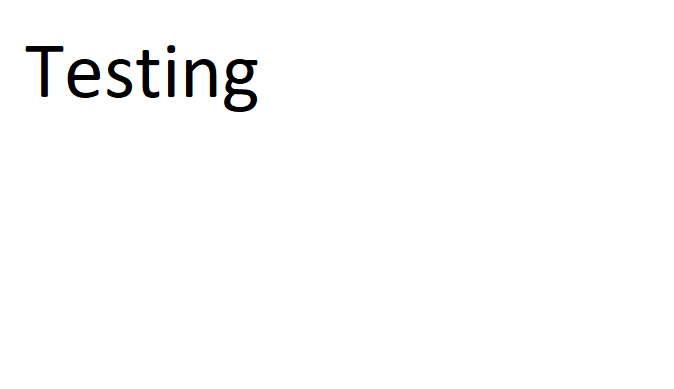
#> input picture img/ocr_example.png, 674 x 389 px, found by its file name
$ python translate.py
#> lines starting #> are read from the running program, lines starting #| are printed output that depends on the picture; after the words box and inside, x2 and y2 are one past the last pixel; in counts of white or black regions, pixels touching at a corner belong together
import cv2
import pytesseract

pytesseract.pytesseract.tesseract_cmd = r'C:\Users\alex\AppData\Local\Programs\Python\Scripts\pytesseract.exe'

img = cv2.imread("ocr_example.png")
#> img is the input picture: shape (389, 674, 3); mean B, G, R 251.4, 251.4, 251.4

gray = cv2.cvtColor(img, cv2.COLOR_BGR2GRAY)

ret, thresh1 = cv2.threshold(gray, 0, 255, cv2.THRESH_OTSU | cv2.THRESH_BINARY_INV)
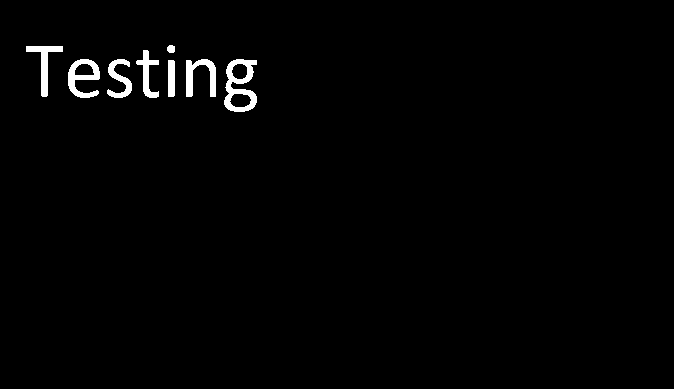
#> thresh1: shape (389, 674); 1.4% white; 8 white regions, largest, box (x1, y1, x2, y2) and area: (224, 59, 257, 112) 868, (68, 59, 100, 98) 612, (186, 59, 216, 97) 564
#> ret = 131

rect_kernel = cv2.getStructuringElement(cv2.MORPH_RECT, (18, 18))

dilation = cv2.dilate(thresh1, rect_kernel, iterations=1)
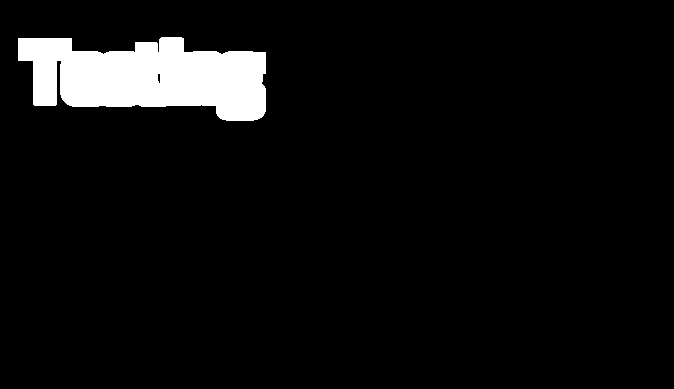
#> dilation: shape (389, 674); 5.6% white; 1 white region

contours, hierarchy = cv2.findContours(dilation, cv2.RETR_EXTERNAL, cv2.CHAIN_APPROX_NONE)
#> contours = 1 contour; box (x1, y1, x2, y2) and area: (18, 37, 266, 121) 14312

im2 = img.copy()

file = open("recognised.txt", "w+")
file.write("")
file.close()

for cnt in contours:
    x, y, w, h = cv2.boundingRect(cnt)

    rect = cv2.rectangle(im2, (x, y), (x + w, y+ h), (0, 255, 0), 2)

    cropped = im2[y:y + h, x:x + w]

    file = open("recognised.txt", "a")

#> (the run stopped early here; a loop or call above may not have finished)

$ run again, with img/invoice2.png copied over img/ocr_example.png
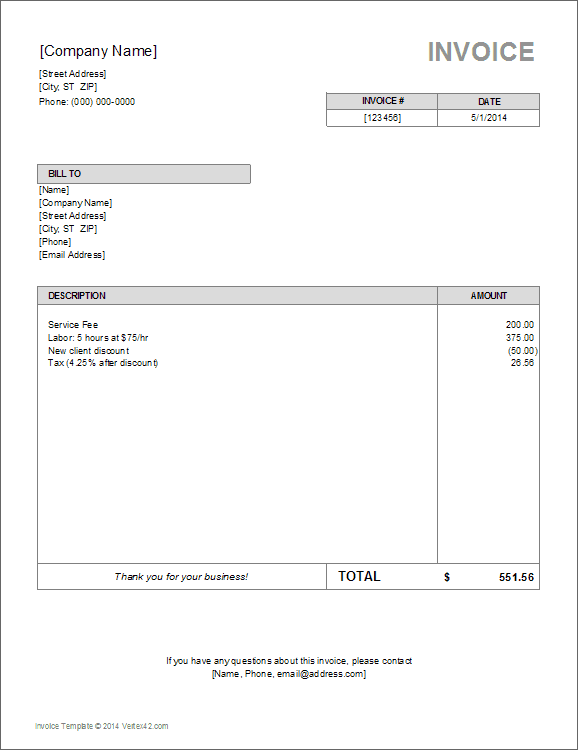
#> input picture img/invoice2.png, 578 x 750 px, found by its file name
#> img is the input picture: shape (750, 578, 3); mean B, G, R 248.8, 248.8, 248.8
#> `ret, thresh1 = cv2.threshold(gray, 0, 255, cv2.THRESH_OTSU | cv2.THRES..`:
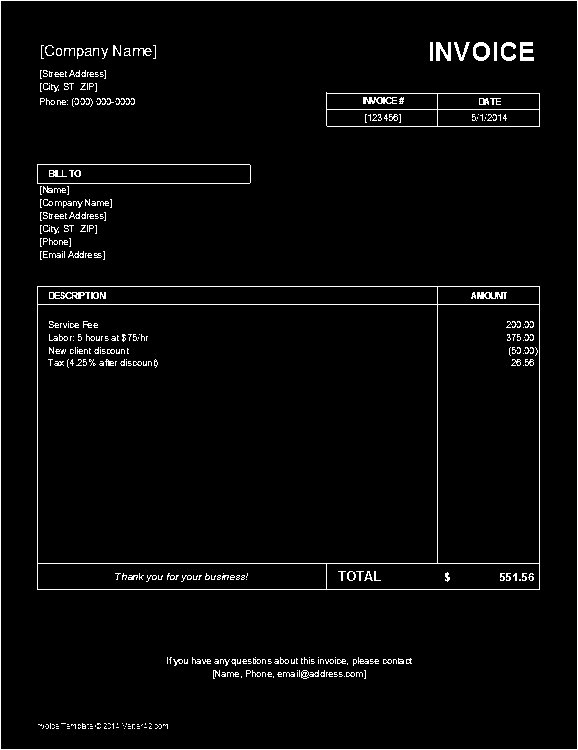
#> thresh1: shape (750, 578); 3.1% white in thin lines or dots
#> ret = 174
#> `dilation = cv2.dilate(thresh1, rect_kernel, iterations=1)`:
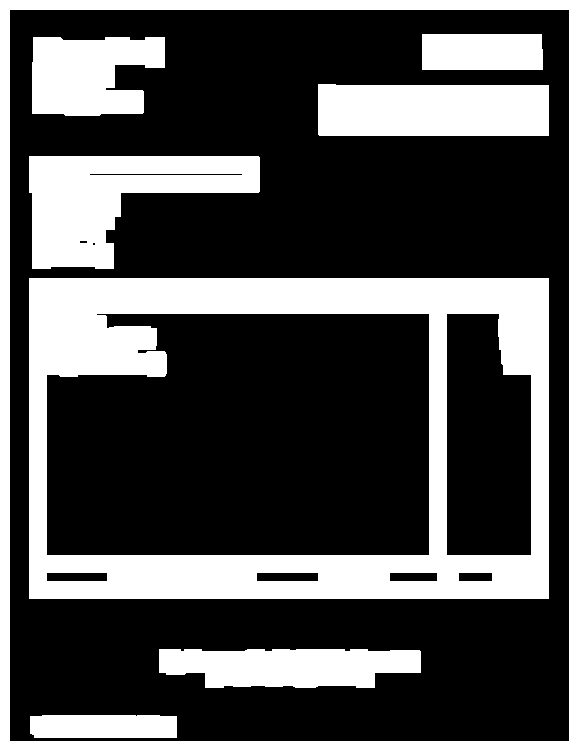
#> dilation: shape (750, 578); 31.6% white; 8 white regions
#> contours = 1 contour; box (x1, y1, x2, y2) and area: (0, 0, 578, 750) 432173

$ run again, with img/invoice3.png copied over img/ocr_example.png
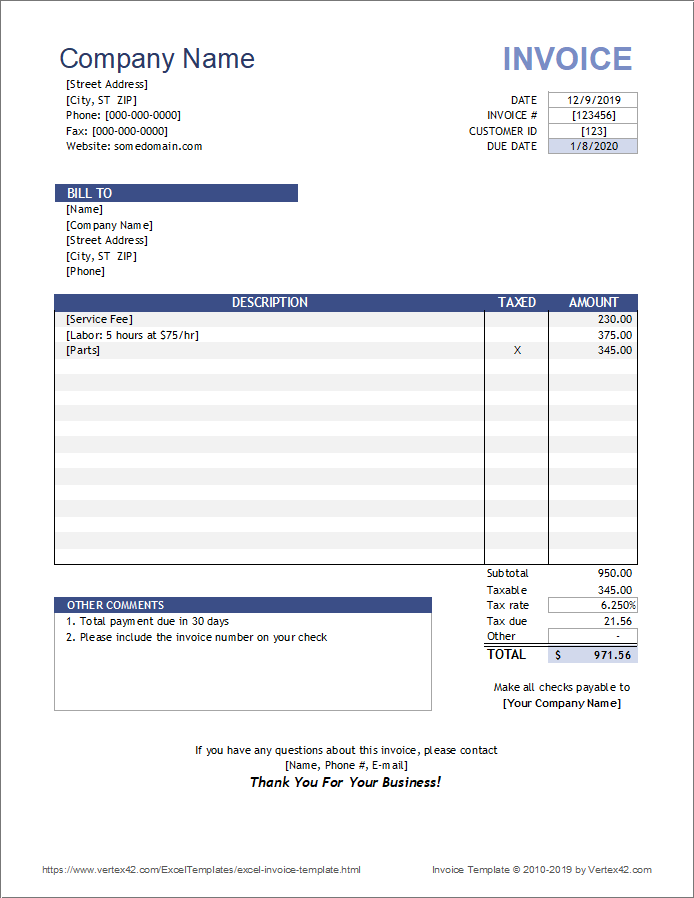
#> input picture img/invoice3.png, 694 x 898 px, found by its file name
#> img is the input picture: shape (898, 694, 3); mean B, G, R 243.9, 241.8, 241.1
#> `ret, thresh1 = cv2.threshold(gray, 0, 255, cv2.THRESH_OTSU | cv2.THRES..`:
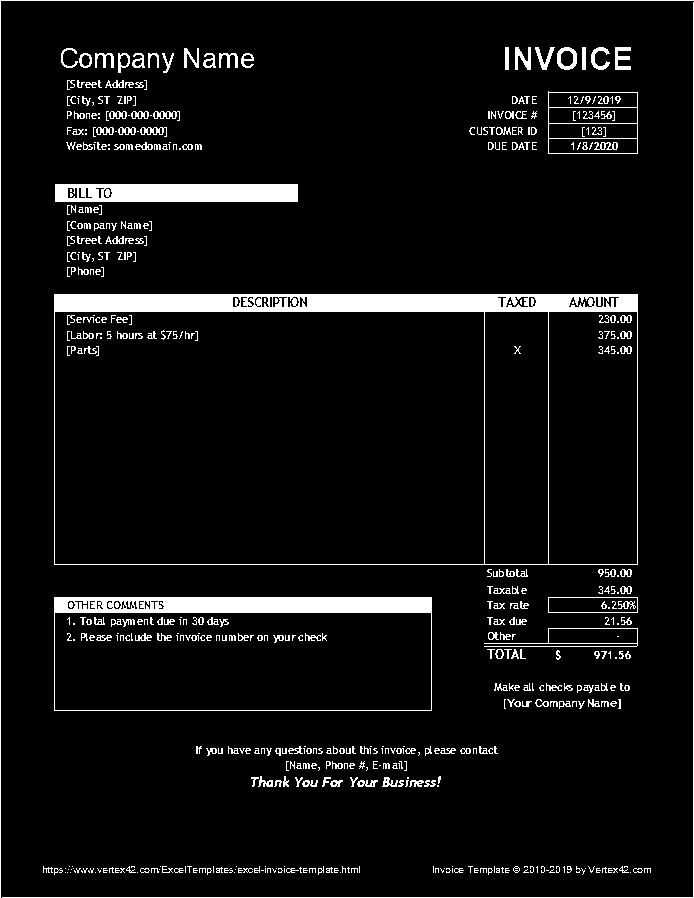
#> thresh1: shape (898, 694); 6.4% white; 556 white regions (288 under 20 px), largest, box (x1, y1, x2, y2) and area: (54, 294, 638, 565) 11342, (54, 597, 432, 711) 6302, (55, 184, 298, 202) 4189
#> ret = 166
#> `dilation = cv2.dilate(thresh1, rect_kernel, iterations=1)`:
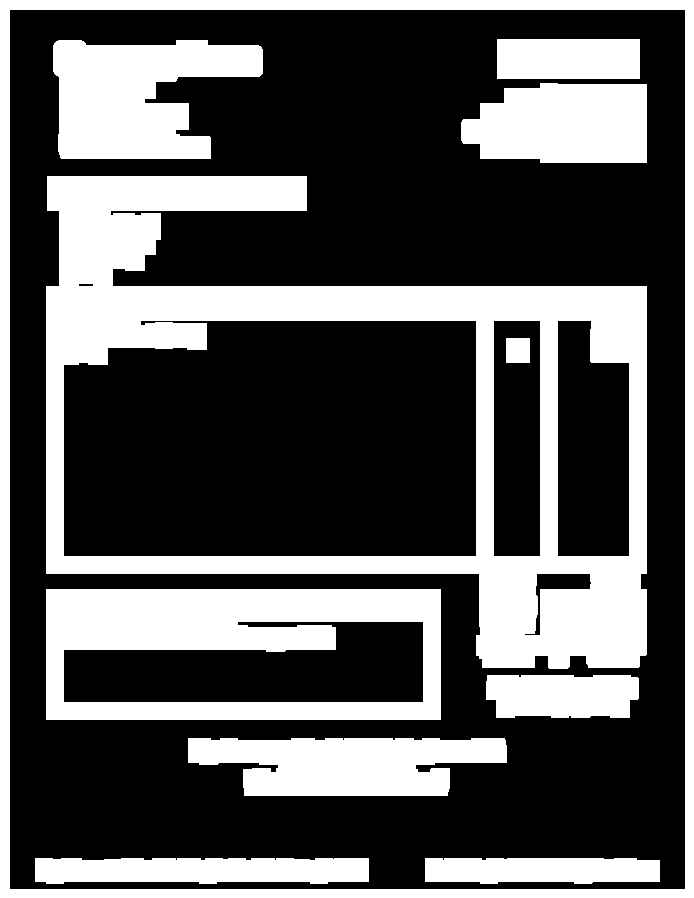
#> dilation: shape (898, 694); 34.6% white; 11 white regions
#> contours = 1 contour; box (x1, y1, x2, y2) and area: (0, 0, 694, 898) 621621
